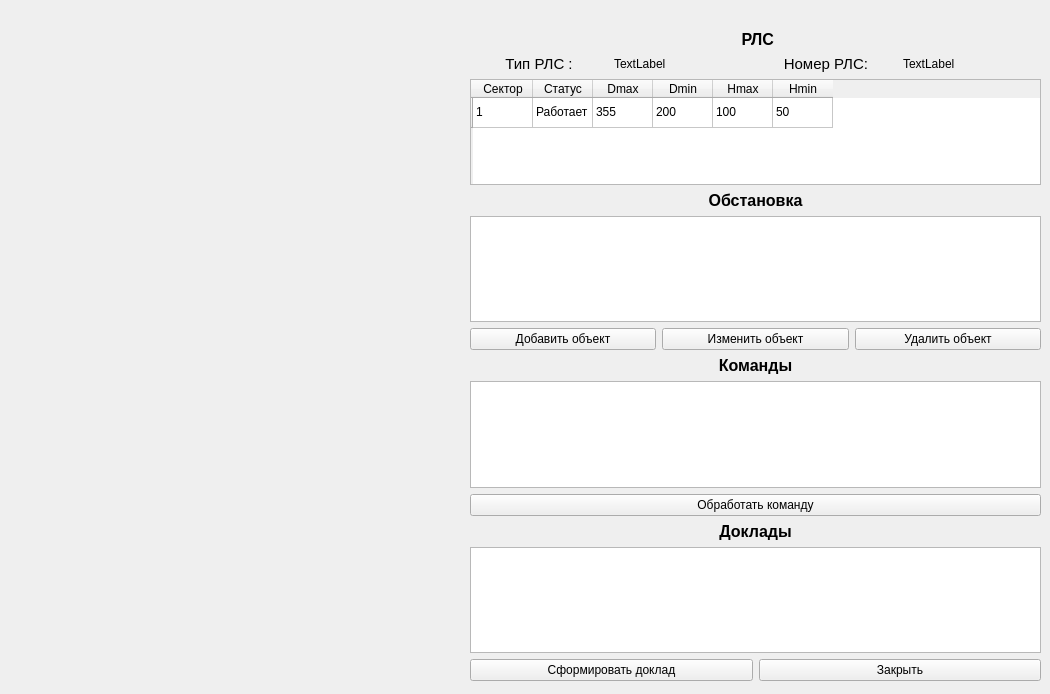
<?xml version="1.0" encoding="UTF-8"?>
<ui version="4.0">
 <class>NWindow</class>
 <widget class="QWidget" name="NWindow">
  <property name="geometry">
   <rect>
    <x>0</x>
    <y>0</y>
    <width>1050</width>
    <height>694</height>
   </rect>
  </property>
  <property name="windowTitle">
   <string>Form</string>
  </property>
  <widget class="QStackedWidget" name="stackW">
   <property name="enabled">
    <bool>true</bool>
   </property>
   <property name="geometry">
    <rect>
     <x>460</x>
     <y>10</y>
     <width>581</width>
     <height>671</height>
    </rect>
   </property>
   <property name="autoFillBackground">
    <bool>false</bool>
   </property>
   <property name="currentIndex">
    <number>1</number>
   </property>
   <widget class="QWidget" name="page1">
    <widget class="QWidget" name="verticalLayoutWidget">
     <property name="geometry">
      <rect>
       <x>10</x>
       <y>20</y>
       <width>571</width>
       <height>541</height>
      </rect>
     </property>
     <layout class="QVBoxLayout" name="verticalLayout">
      <item>
       <widget class="QLabel" name="label_32">
        <property name="font">
         <font>
          <pointsize>12</pointsize>
          <weight>75</weight>
          <italic>false</italic>
          <bold>true</bold>
         </font>
        </property>
        <property name="text">
         <string> РЛС</string>
        </property>
        <property name="alignment">
         <set>Qt::AlignCenter</set>
        </property>
       </widget>
      </item>
      <item>
       <layout class="QHBoxLayout" name="horizontalLayout_2"/>
      </item>
      <item>
       <widget class="QTableWidget" name="tableRLS">
        <property name="editTriggers">
         <set>QAbstractItemView::AnyKeyPressed|QAbstractItemView::EditKeyPressed</set>
        </property>
        <property name="selectionBehavior">
         <enum>QAbstractItemView::SelectRows</enum>
        </property>
        <property name="showGrid">
         <bool>true</bool>
        </property>
        <property name="sortingEnabled">
         <bool>false</bool>
        </property>
        <property name="wordWrap">
         <bool>true</bool>
        </property>
        <attribute name="horizontalHeaderMinimumSectionSize">
         <number>20</number>
        </attribute>
        <attribute name="horizontalHeaderDefaultSectionSize">
         <number>60</number>
        </attribute>
        <attribute name="verticalHeaderMinimumSectionSize">
         <number>20</number>
        </attribute>
       </widget>
      </item>
      <item>
       <widget class="QLabel" name="label_34">
        <property name="font">
         <font>
          <pointsize>12</pointsize>
          <weight>75</weight>
          <italic>false</italic>
          <bold>true</bold>
         </font>
        </property>
        <property name="text">
         <string>Обстановка</string>
        </property>
        <property name="alignment">
         <set>Qt::AlignCenter</set>
        </property>
       </widget>
      </item>
      <item>
       <widget class="QTableWidget" name="tableObject">
        <attribute name="horizontalHeaderDefaultSectionSize">
         <number>70</number>
        </attribute>
       </widget>
      </item>
      <item>
       <widget class="QLabel" name="label_35">
        <property name="font">
         <font>
          <pointsize>12</pointsize>
          <weight>75</weight>
          <italic>false</italic>
          <bold>true</bold>
         </font>
        </property>
        <property name="text">
         <string>Команды</string>
        </property>
        <property name="alignment">
         <set>Qt::AlignCenter</set>
        </property>
       </widget>
      </item>
      <item>
       <widget class="QTableWidget" name="tableCom">
        <attribute name="horizontalHeaderDefaultSectionSize">
         <number>70</number>
        </attribute>
        <row>
         <property name="text">
          <string/>
         </property>
        </row>
        <row>
         <property name="text">
          <string/>
         </property>
        </row>
        <row>
         <property name="text">
          <string/>
         </property>
        </row>
        <column>
         <property name="text">
          <string>Номер</string>
         </property>
        </column>
        <column>
         <property name="text">
          <string>Тип</string>
         </property>
        </column>
        <column>
         <property name="text">
          <string>Принята</string>
         </property>
        </column>
        <column>
         <property name="text">
          <string>Обработана</string>
         </property>
        </column>
        <column>
         <property name="text">
          <string>Доклад</string>
         </property>
        </column>
        <item row="0" column="0">
         <property name="text">
          <string>1</string>
         </property>
        </item>
        <item row="0" column="1">
         <property name="text">
          <string>Добавление РЛС</string>
         </property>
        </item>
        <item row="0" column="2">
         <property name="text">
          <string>Да</string>
         </property>
        </item>
        <item row="0" column="3">
         <property name="text">
          <string>Да</string>
         </property>
        </item>
        <item row="0" column="4">
         <property name="text">
          <string>Есть</string>
         </property>
        </item>
        <item row="1" column="0">
         <property name="text">
          <string>2</string>
         </property>
        </item>
        <item row="1" column="1">
         <property name="text">
          <string>Добавление объекта</string>
         </property>
        </item>
        <item row="1" column="2">
         <property name="text">
          <string>Да</string>
         </property>
        </item>
        <item row="1" column="3">
         <property name="text">
          <string>Нет</string>
         </property>
        </item>
        <item row="1" column="4">
         <property name="text">
          <string>Нет</string>
         </property>
        </item>
        <item row="2" column="0">
         <property name="text">
          <string>3</string>
         </property>
        </item>
        <item row="2" column="1">
         <property name="text">
          <string>Изменение состояния</string>
         </property>
        </item>
        <item row="2" column="2">
         <property name="text">
          <string>Да</string>
         </property>
        </item>
        <item row="2" column="3">
         <property name="text">
          <string>Нет</string>
         </property>
        </item>
        <item row="2" column="4">
         <property name="text">
          <string>Нет</string>
         </property>
        </item>
       </widget>
      </item>
      <item>
       <widget class="QPushButton" name="pbInsertKom">
        <property name="enabled">
         <bool>true</bool>
        </property>
        <property name="text">
         <string>Сформировать команду</string>
        </property>
       </widget>
      </item>
      <item>
       <widget class="QLabel" name="label_37">
        <property name="font">
         <font>
          <pointsize>12</pointsize>
          <weight>75</weight>
          <italic>false</italic>
          <bold>true</bold>
         </font>
        </property>
        <property name="text">
         <string>Доклады</string>
        </property>
        <property name="alignment">
         <set>Qt::AlignCenter</set>
        </property>
       </widget>
      </item>
      <item>
       <widget class="QTableWidget" name="tableDoc">
        <attribute name="horizontalHeaderDefaultSectionSize">
         <number>80</number>
        </attribute>
       </widget>
      </item>
      <item>
       <layout class="QHBoxLayout" name="horizontalLayout_5">
        <item>
         <widget class="QPushButton" name="pbClose">
          <property name="text">
           <string>Закрыть</string>
          </property>
         </widget>
        </item>
       </layout>
      </item>
     </layout>
    </widget>
   </widget>
   <widget class="QWidget" name="page2">
    <widget class="QWidget" name="verticalLayoutWidget_2">
     <property name="geometry">
      <rect>
       <x>10</x>
       <y>20</y>
       <width>571</width>
       <height>651</height>
      </rect>
     </property>
     <layout class="QVBoxLayout" name="verticalLayout_2">
      <item>
       <widget class="QLabel" name="label_38">
        <property name="font">
         <font>
          <pointsize>12</pointsize>
          <weight>75</weight>
          <italic>false</italic>
          <bold>true</bold>
         </font>
        </property>
        <property name="text">
         <string> РЛС</string>
        </property>
        <property name="alignment">
         <set>Qt::AlignCenter</set>
        </property>
       </widget>
      </item>
      <item>
       <layout class="QHBoxLayout" name="horizontalLayout_6">
        <item>
         <widget class="QLabel" name="label_39">
          <property name="font">
           <font>
            <pointsize>11</pointsize>
           </font>
          </property>
          <property name="text">
           <string>Тип РЛС :</string>
          </property>
          <property name="alignment">
           <set>Qt::AlignCenter</set>
          </property>
         </widget>
        </item>
        <item>
         <widget class="QLabel" name="label">
          <property name="text">
           <string>TextLabel</string>
          </property>
         </widget>
        </item>
        <item>
         <widget class="QLabel" name="label_40">
          <property name="font">
           <font>
            <pointsize>11</pointsize>
           </font>
          </property>
          <property name="text">
           <string>Номер РЛС: </string>
          </property>
          <property name="alignment">
           <set>Qt::AlignCenter</set>
          </property>
         </widget>
        </item>
        <item>
         <widget class="QLabel" name="label_2">
          <property name="text">
           <string>TextLabel</string>
          </property>
         </widget>
        </item>
       </layout>
      </item>
      <item>
       <widget class="QTableWidget" name="RLStableRLS">
        <property name="showGrid">
         <bool>true</bool>
        </property>
        <property name="sortingEnabled">
         <bool>false</bool>
        </property>
        <property name="wordWrap">
         <bool>true</bool>
        </property>
        <attribute name="horizontalHeaderMinimumSectionSize">
         <number>20</number>
        </attribute>
        <attribute name="horizontalHeaderDefaultSectionSize">
         <number>60</number>
        </attribute>
        <attribute name="verticalHeaderMinimumSectionSize">
         <number>20</number>
        </attribute>
        <row>
         <property name="text">
          <string/>
         </property>
        </row>
        <column>
         <property name="text">
          <string>Сектор</string>
         </property>
        </column>
        <column>
         <property name="text">
          <string>Статус</string>
         </property>
        </column>
        <column>
         <property name="text">
          <string>Dmax</string>
         </property>
        </column>
        <column>
         <property name="text">
          <string>Dmin</string>
         </property>
        </column>
        <column>
         <property name="text">
          <string>Hmax</string>
         </property>
        </column>
        <column>
         <property name="text">
          <string>Hmin</string>
         </property>
        </column>
        <item row="0" column="0">
         <property name="text">
          <string>1</string>
         </property>
        </item>
        <item row="0" column="1">
         <property name="text">
          <string>Работает</string>
         </property>
        </item>
        <item row="0" column="2">
         <property name="text">
          <string>355</string>
         </property>
        </item>
        <item row="0" column="3">
         <property name="text">
          <string>200</string>
         </property>
        </item>
        <item row="0" column="4">
         <property name="text">
          <string>100</string>
         </property>
        </item>
        <item row="0" column="5">
         <property name="text">
          <string>50</string>
         </property>
        </item>
       </widget>
      </item>
      <item>
       <widget class="QLabel" name="label_41">
        <property name="font">
         <font>
          <pointsize>12</pointsize>
          <weight>75</weight>
          <italic>false</italic>
          <bold>true</bold>
         </font>
        </property>
        <property name="text">
         <string>Обстановка</string>
        </property>
        <property name="alignment">
         <set>Qt::AlignCenter</set>
        </property>
       </widget>
      </item>
      <item>
       <widget class="QTableWidget" name="RLStableObject">
        <attribute name="horizontalHeaderDefaultSectionSize">
         <number>70</number>
        </attribute>
       </widget>
      </item>
      <item>
       <layout class="QHBoxLayout" name="horizontalLayout_3">
        <item>
         <widget class="QPushButton" name="RLSpbInsObj">
          <property name="enabled">
           <bool>true</bool>
          </property>
          <property name="text">
           <string>Добавить объект</string>
          </property>
         </widget>
        </item>
        <item>
         <widget class="QPushButton" name="RLSpbUpdateObj">
          <property name="enabled">
           <bool>true</bool>
          </property>
          <property name="text">
           <string>Изменить объект</string>
          </property>
         </widget>
        </item>
        <item>
         <widget class="QPushButton" name="RLSpbUpdateObj_2">
          <property name="enabled">
           <bool>true</bool>
          </property>
          <property name="text">
           <string>Удалить объект</string>
          </property>
         </widget>
        </item>
       </layout>
      </item>
      <item>
       <widget class="QLabel" name="label_42">
        <property name="font">
         <font>
          <pointsize>12</pointsize>
          <weight>75</weight>
          <italic>false</italic>
          <bold>true</bold>
         </font>
        </property>
        <property name="text">
         <string>Команды</string>
        </property>
        <property name="alignment">
         <set>Qt::AlignCenter</set>
        </property>
       </widget>
      </item>
      <item>
       <widget class="QTableWidget" name="RLStableCom">
        <property name="editTriggers">
         <set>QAbstractItemView::AnyKeyPressed|QAbstractItemView::EditKeyPressed</set>
        </property>
        <property name="selectionBehavior">
         <enum>QAbstractItemView::SelectRows</enum>
        </property>
        <property name="showGrid">
         <bool>true</bool>
        </property>
        <property name="sortingEnabled">
         <bool>false</bool>
        </property>
        <property name="wordWrap">
         <bool>true</bool>
        </property>
        <attribute name="horizontalHeaderMinimumSectionSize">
         <number>20</number>
        </attribute>
        <attribute name="horizontalHeaderDefaultSectionSize">
         <number>60</number>
        </attribute>
        <attribute name="verticalHeaderMinimumSectionSize">
         <number>20</number>
        </attribute>
       </widget>
      </item>
      <item>
       <widget class="QPushButton" name="RLSpbInsertKom">
        <property name="enabled">
         <bool>true</bool>
        </property>
        <property name="text">
         <string>Обработать команду</string>
        </property>
       </widget>
      </item>
      <item>
       <widget class="QLabel" name="label_43">
        <property name="font">
         <font>
          <pointsize>12</pointsize>
          <weight>75</weight>
          <italic>false</italic>
          <bold>true</bold>
         </font>
        </property>
        <property name="text">
         <string>Доклады</string>
        </property>
        <property name="alignment">
         <set>Qt::AlignCenter</set>
        </property>
       </widget>
      </item>
      <item>
       <widget class="QTableWidget" name="RLStableDoc">
        <attribute name="horizontalHeaderDefaultSectionSize">
         <number>80</number>
        </attribute>
       </widget>
      </item>
      <item>
       <layout class="QHBoxLayout" name="horizontalLayout_7">
        <item>
         <widget class="QPushButton" name="RLSpbInsDoc">
          <property name="text">
           <string>Cформировать доклад</string>
          </property>
         </widget>
        </item>
        <item>
         <widget class="QPushButton" name="RLSpbClose">
          <property name="text">
           <string>Закрыть</string>
          </property>
         </widget>
        </item>
       </layout>
      </item>
     </layout>
    </widget>
   </widget>
  </widget>
  <widget class="QWidget" name="layoutWidget">
   <property name="geometry">
    <rect>
     <x>10</x>
     <y>30</y>
     <width>451</width>
     <height>651</height>
    </rect>
   </property>
   <layout class="QGridLayout" name="RLSgraphicsLayout"/>
  </widget>
 </widget>
 <resources/>
 <connections/>
</ui>
